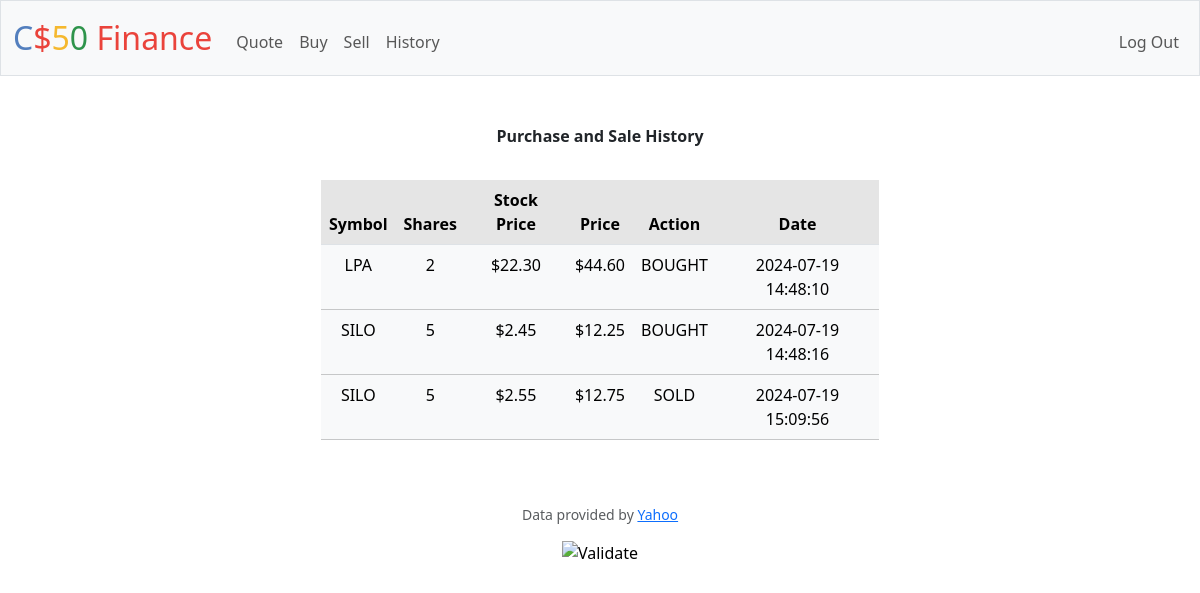
Screenshot of /history (signed in) with the database file from the repository.
### tables this page shows
CREATE TABLE transactions (
id INTEGER PRIMARY KEY AUTOINCREMENT NOT NULL,
user_id INTEGER NOT NULL,
symbol TEXT NOT NULL,
shares INT NOT NULL,
paid_price NUMERIC NOT NULL,
stock_price NUMERIC NOT NULL,
action TEXT NOT NULL,
time TIMESTAMP DEFAULT CURRENT_TIMESTAMP,
FOREIGN KEY (user_id) REFERENCES users (id)
);

### app.py (the view)
@app.route("/history")
@login_required
def history():
    user_id = session["user_id"]
    portfolio = db.execute("SELECT * FROM transactions WHERE user_id = ?", user_id)
    return render_template("history.html", portfolio=portfolio)

### app.py (called while the page is built)
@app.after_request
def after_request(response):
    response.headers["Cache-Control"] = "no-cache, no-store, must-revalidate"
    response.headers["Expires"] = 0
    response.headers["Pragma"] = "no-cache"
    return response

### helpers.py (called while the page is built)
def login_required(f):
    @wraps(f)
    def decorated_function(*args, **kwargs):
        if session.get("user_id") is None:
            return redirect("/login")
        return f(*args, **kwargs)
    return decorated_function

def usd(value):
    return f"${value:,.2f}"

### templates/history.html (shortened to what this page needs)
{% extends "layout.html" %}
{% block main %}
    <div class="mb-3">
        <label class="mb-3 fw-bold" for="quote">Purchase and Sale History</label>
    </div>
    <div class="table-responsive-md">
        <table class="table mx-auto w-50">
            <thead>
                <tr class="table-active">
                    <th scope="col">Symbol</th>
                    <th scope="col">Shares</th>
                    <th scope="col">Stock Price</th>
                    <th scope="col">Price</th>
                    <th scope="col">Action</th>
                    <th scope="col">Date</th>
                </tr>
            </thead>
            <tbody>
                {% for stock in portfolio %}
                <tr class="table-light">
                    <td>{{ stock["symbol"] }}</td>
                    <td>{{ stock["shares"] }}</td>
                    <td>{{ stock["stock_price"] | usd }}</td>
                    <td>{{ stock["paid_price"] | usd }}</td>
                    <td>{{ stock["action"] }}</td>
                    <td>{{ stock["time"] }}</td>
                </tr>
                {% endfor %}
            </tbody>
        </table>
    </div>
{% endblock %}

### rows the page displays
transactions: symbol "LPA", shares "2", stock_price "$22.30", paid_price "$44.60", action "BOUGHT", time "2024-07-19 14:48:10"
transactions: symbol "SILO", shares "5", stock_price "$2.45", paid_price "$12.25", action "BOUGHT", time "2024-07-19 14:48:16"
transactions: symbol "SILO", shares "5", stock_price "$2.55", paid_price "$12.75", action "SOLD", time "2024-07-19 15:09:56"
